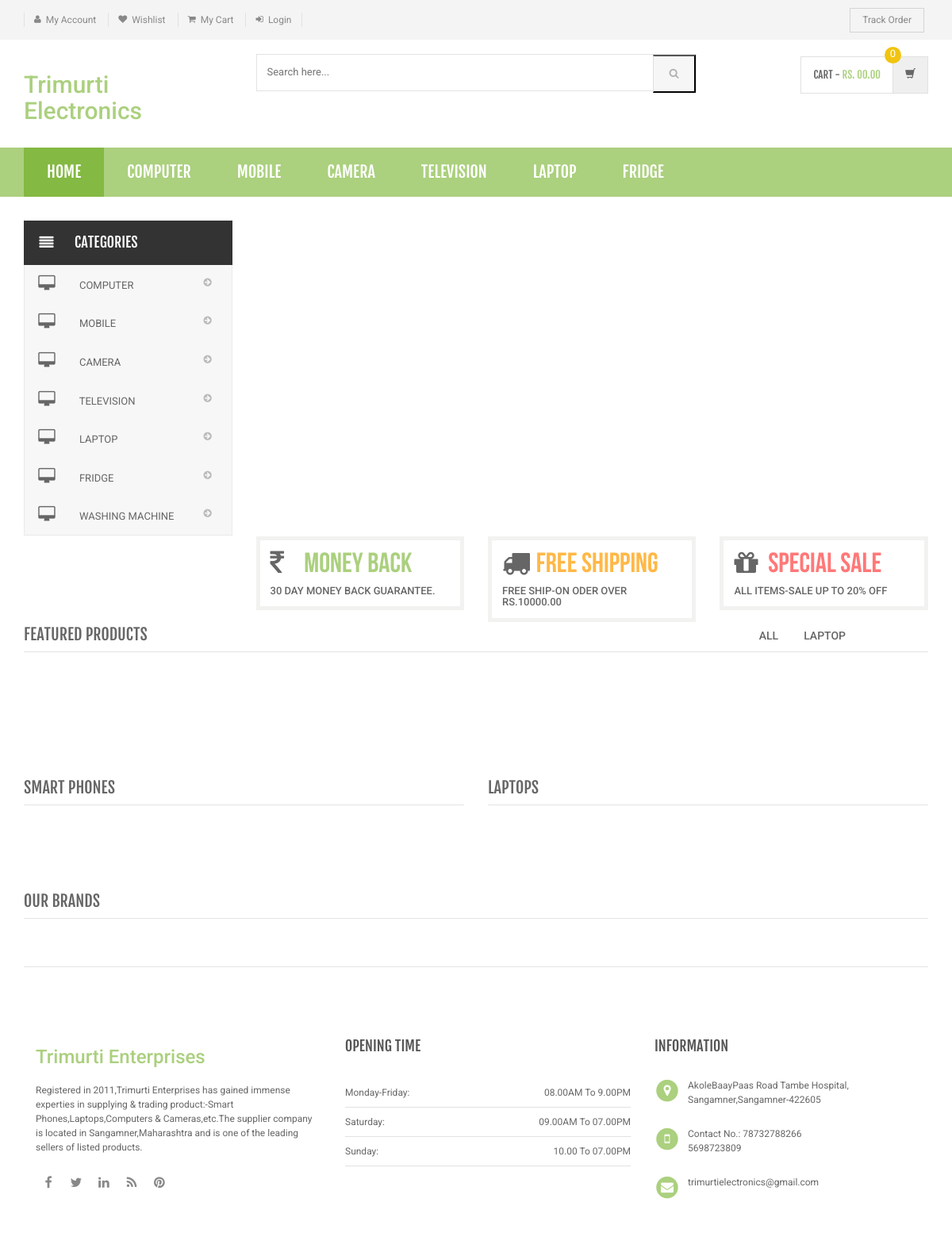
The page / on the database its author committed.
### tables this page shows
CREATE TABLE `category` (
  `id` int(11) NOT NULL,
  `categoryName` varchar(255) DEFAULT NULL,
  `categoryDescription` longtext DEFAULT NULL,
  `creationDate` timestamp NOT NULL DEFAULT current_timestamp(),
  `updationDate` varchar(255) DEFAULT NULL
);

### index.php (the view, shortened to what this page needs)
<?php
include('includes/config.php');
?>
<!DOCTYPE html>
<html lang="en">
	<head>
	    <link rel="stylesheet" href="assets/css/bootstrap.min.css">
	    <link rel="stylesheet" href="assets/css/main.css">
	    <link rel="stylesheet" href="assets/css/green.css">
	    <link rel="stylesheet" href="assets/css/owl.carousel.css">
		<link rel="stylesheet" href="assets/css/owl.transitions.css">
		<link href="assets/css/lightbox.css" rel="stylesheet">
		<link rel="stylesheet" href="assets/css/animate.min.css">
		<link rel="stylesheet" href="assets/css/rateit.css">
		<link rel="stylesheet" href="assets/css/bootstrap-select.min.css">
		<link rel="stylesheet" href="assets/css/config.css">
		<link href="assets/css/green.css" rel="alternate stylesheet" title="Green color">
		<link href="assets/css/blue.css" rel="alternate stylesheet" title="Blue color">
		<link href="assets/css/red.css" rel="alternate stylesheet" title="Red color">
		<link href="assets/css/orange.css" rel="alternate stylesheet" title="Orange color">
		<link href="assets/css/dark-green.css" rel="alternate stylesheet" title="Darkgreen color">
		<link rel="stylesheet" href="assets/css/font-awesome.min.css">
	</head>
    <body class="cnt-home">
<header class="header-style-1">
<?php include('includes/top-header.php');?>
<?php include('includes/main-header.php');?>
<?php include('includes/menu-bar.php');?>
</header>
<div class="body-content outer-top-xs" id="top-banner-and-menu">
	<div class="container">
		<div class="furniture-container homepage-container">
		<div class="row">
			<div class="col-xs-12 col-sm-12 col-md-3 sidebar">
	<?php include('includes/side-menu.php');?>
			</div>
			<div class="col-xs-12 col-sm-12 col-md-9 homebanner-holder">
<div id="hero" class="homepage-slider3">
</div>
<div class="info-boxes wow fadeInUp">
	<div class="info-boxes-inner">
		<div class="row">
			<div class="col-md-6 col-sm-4 col-lg-4">
				<div class="info-box">
					<div class="row">
						<div class="col-xs-2">
						     <i class="icon fa fa-rupee"></i>
						</div>
						<div class="col-xs-10">
							<h4 class="info-box-heading green">money back</h4>
						</div>
					</div>
					<h6 class="text">30 Day Money Back Guarantee.</h6>
				</div>
			</div>
			<div class="hidden-md col-sm-4 col-lg-4">
				<div class="info-box">
					<div class="row">
						<div class="col-xs-2">
							<i class="icon fa fa-truck"></i>
						</div>
						<div class="col-xs-10">
							<h4 class="info-box-heading orange">free shipping</h4>
						</div>
					</div>
					<h6 class="text">free ship-on oder over Rs.10000.00</h6>
				</div>
			</div>
			<div class="col-md-6 col-sm-4 col-lg-4">
				<div class="info-box">
					<div class="row">
						<div class="col-xs-2">
							<i class="icon fa fa-gift"></i>
						</div>
						<div class="col-xs-10">
							<h4 class="info-box-heading red">Special Sale</h4>
						</div>
					</div>
					<h6 class="text">All items-sale up to 20% off </h6>
				</div>
			</div>
		</div>
	</div>
</div>
			</div>
		</div>
		<div id="product-tabs-slider" class="scroll-tabs inner-bottom-vs  wow fadeInUp">
			<div class="more-info-tab clearfix">
			   <h3 class="new-product-title pull-left">Featured Products</h3>
				<ul class="nav nav-tabs nav-tab-line pull-right" id="new-products-1">
					<li class="active"><a href="#all" data-toggle="tab">All</a></li>
					<li><a href="#books" data-toggle="tab">Laptop</a></li>
				</ul>
			</div>
		</div>
			<div class="sections prod-slider-small outer-top-small">
				<div class="row">
					<div class="col-md-6">
	                   <section class="section">
	                   	<h3 class="section-title">Smart Phones</h3>
	                   </section>
					</div>
					<div class="col-md-6">
						<section class="section">
							<h3 class="section-title">Laptops</h3>
	                   </section>
					</div>
				</div>
			</div>
	<section class="section featured-product inner-xs wow fadeInUp">
		</section>
<?php include('includes/brands-slider.php');?>
</div>
</div>
<?php include('includes/footer.php');?>
</body>
</html>

### includes/menu-bar.php (shortened to what this page needs)
<div class="header-nav animate-dropdown">
    <div class="container">
        <div class="yamm navbar navbar-default" role="navigation">
            <div class="nav-bg-class">
                <div class="navbar-collapse collapse" id="mc-horizontal-menu-collapse">
	<div class="nav-outer">
		<ul class="nav navbar-nav">
			<li class="active dropdown yamm-fw">
				<a href="index.php" data-hover="dropdown" class="dropdown-toggle">Home</a>
			</li>
              <?php $sql=mysqli_query($con,"select id,categoryName  from category limit 6");
while($row=mysqli_fetch_array($sql))
{
    ?>
			<li class="dropdown yamm">
				<a href="category.php?cid=<?php echo $row['id'];?>"> <?php echo $row['categoryName'];?></a>
			</li>
			<?php } ?>
		</ul>
		<div class="clearfix"></div>
	</div>
</div>
            </div>
        </div>
    </div>
</div>

### includes/side-menu.php
<div class="side-menu animate-dropdown outer-bottom-xs">
    <div class="head"><i class="icon fa fa-align-justify fa-fw"></i> Categories</div>
    <nav class="yamm megamenu-horizontal" role="navigation">
        <ul class="nav">
            <li class="dropdown menu-item">
              <?php $sql=mysqli_query($con,"select id,categoryName  from category");
while($row=mysqli_fetch_array($sql))
{
    ?>
                <a href="category.php?cid=<?php echo $row['id'];?>" class="dropdown-toggle"><i class="icon fa fa-desktop fa-fw"></i>
                <?php echo $row['categoryName'];?></a>
                <?php }?>
</li>
</ul>
    </nav>
</div>

### assets/css/green.css (style rules this page uses)
a { color: #abd07e; }
.header-style-1 .header-nav { background: #abd07e; }
.cnt-home .header-style-1 .header-nav .navbar .navbar-nav > li.active { background: #84b943; }
.info-box .info-box-heading.green { color: #abd07e; }

### assets/css/lightbox.css (style rules this page uses)
body:after { content: url(../images/close.png) url(../images/loading.gif) url(../images/prev.png) url(../images/next.png); display: none; }

### assets/css/blue.css (style rules this page uses)
a { color: #3498db; }
.header-style-1 .header-nav { background: #3498db; }
.cnt-home .header-style-1 .header-nav .navbar .navbar-nav > li.active { background: #1d6ca1; }
.info-box .info-box-heading.green { color: #3498db; }

### assets/css/red.css (style rules this page uses)
a { color: #ff6c6c; }
.header-style-1 .header-nav { background: #ff6c6c; }
.cnt-home .header-style-1 .header-nav .navbar .navbar-nav > li.active { background: #ff1a1a; }
.info-box .info-box-heading.green { color: #ff6c6c; }

### assets/css/orange.css (style rules this page uses)
a { color: #f39c12; }
.header-style-1 .header-nav { background: #f39c12; }
.cnt-home .header-style-1 .header-nav .navbar .navbar-nav > li.active { background: #ab6c09; }
.info-box .info-box-heading.green { color: #f39c12; }

### assets/css/dark-green.css (style rules this page uses)
a { color: #12cca7; }
.header-style-1 .header-nav { background: #12cca7; }
.cnt-home .header-style-1 .header-nav .navbar .navbar-nav > li.active { background: #0b816a; }
.info-box .info-box-heading.green { color: #12cca7; }

### rows shown on the page
category: categoryName "COMPUTER"
category: categoryName "MOBILE"
category: categoryName "CAMERA"
category: categoryName "TELEVISION"
category: categoryName "LAPTOP"
category: categoryName "FRIDGE"
category: categoryName "WASHING MACHINE"
